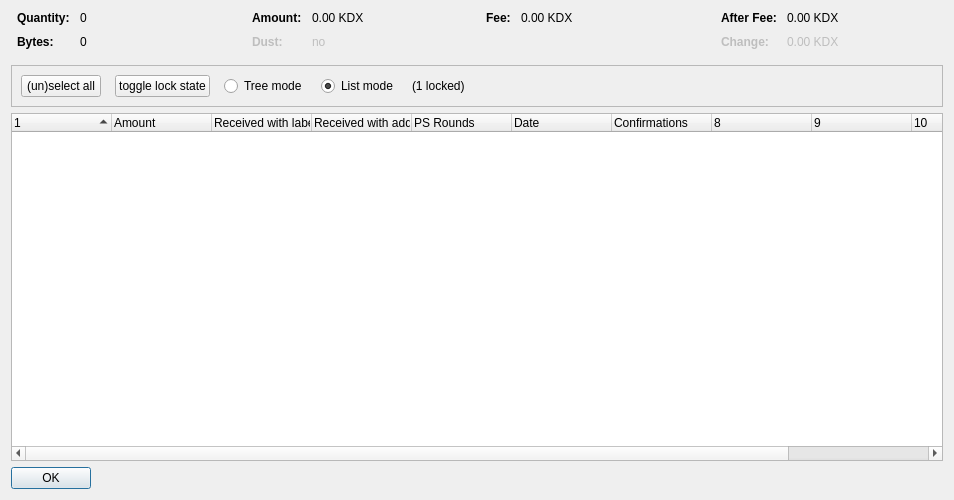
<?xml version="1.0" encoding="UTF-8"?>
<ui version="4.0">
 <class>CoinControlDialog</class>
 <widget class="QDialog" name="CoinControlDialog">
  <property name="geometry">
   <rect>
    <x>0</x>
    <y>0</y>
    <width>954</width>
    <height>500</height>
   </rect>
  </property>
  <property name="windowTitle">
   <string>Coin Selection</string>
  </property>
  <layout class="QVBoxLayout" name="verticalLayout">
   <item>
    <layout class="QHBoxLayout" name="horizontalLayoutTop" stretch="0,0,0,0">
     <property name="topMargin">
      <number>0</number>
     </property>
     <property name="bottomMargin">
      <number>10</number>
     </property>
     <item>
      <layout class="QFormLayout" name="formLayoutCoinControl1">
       <property name="horizontalSpacing">
        <number>10</number>
       </property>
       <property name="verticalSpacing">
        <number>10</number>
       </property>
       <property name="leftMargin">
        <number>6</number>
       </property>
       <property name="rightMargin">
        <number>6</number>
       </property>
       <item row="0" column="0">
        <widget class="QLabel" name="labelCoinControlQuantityText">
         <property name="font">
          <font>
           <weight>75</weight>
           <bold>true</bold>
          </font>
         </property>
         <property name="text">
          <string>Quantity:</string>
         </property>
        </widget>
       </item>
       <item row="0" column="1">
        <widget class="QLabel" name="labelCoinControlQuantity">
         <property name="cursor">
          <cursorShape>IBeamCursor</cursorShape>
         </property>
         <property name="contextMenuPolicy">
          <enum>Qt::ActionsContextMenu</enum>
         </property>
         <property name="text">
          <string notr="true">0</string>
         </property>
         <property name="textInteractionFlags">
          <set>Qt::LinksAccessibleByMouse|Qt::TextSelectableByKeyboard|Qt::TextSelectableByMouse</set>
         </property>
        </widget>
       </item>
       <item row="1" column="0">
        <widget class="QLabel" name="labelCoinControlBytesText">
         <property name="font">
          <font>
           <weight>75</weight>
           <bold>true</bold>
          </font>
         </property>
         <property name="text">
          <string>Bytes:</string>
         </property>
        </widget>
       </item>
       <item row="1" column="1">
        <widget class="QLabel" name="labelCoinControlBytes">
         <property name="cursor">
          <cursorShape>IBeamCursor</cursorShape>
         </property>
         <property name="contextMenuPolicy">
          <enum>Qt::ActionsContextMenu</enum>
         </property>
         <property name="text">
          <string notr="true">0</string>
         </property>
         <property name="textInteractionFlags">
          <set>Qt::LinksAccessibleByMouse|Qt::TextSelectableByKeyboard|Qt::TextSelectableByMouse</set>
         </property>
        </widget>
       </item>
      </layout>
     </item>
     <item>
      <layout class="QFormLayout" name="formLayoutCoinControl2">
       <property name="horizontalSpacing">
        <number>10</number>
       </property>
       <property name="verticalSpacing">
        <number>10</number>
       </property>
       <property name="leftMargin">
        <number>6</number>
       </property>
       <property name="rightMargin">
        <number>6</number>
       </property>
       <item row="0" column="0">
        <widget class="QLabel" name="labelCoinControlAmountText">
         <property name="font">
          <font>
           <weight>75</weight>
           <bold>true</bold>
          </font>
         </property>
         <property name="text">
          <string>Amount:</string>
         </property>
        </widget>
       </item>
       <item row="0" column="1">
        <widget class="QLabel" name="labelCoinControlAmount">
         <property name="cursor">
          <cursorShape>IBeamCursor</cursorShape>
         </property>
         <property name="contextMenuPolicy">
          <enum>Qt::ActionsContextMenu</enum>
         </property>
         <property name="text">
          <string notr="true">0.00 KDX</string>
         </property>
         <property name="textInteractionFlags">
          <set>Qt::LinksAccessibleByMouse|Qt::TextSelectableByKeyboard|Qt::TextSelectableByMouse</set>
         </property>
        </widget>
       </item>
       <item row="1" column="0">
        <widget class="QLabel" name="labelCoinControlLowOutputText">
         <property name="enabled">
          <bool>false</bool>
         </property>
         <property name="font">
          <font>
           <weight>75</weight>
           <bold>true</bold>
          </font>
         </property>
         <property name="text">
          <string>Dust:</string>
         </property>
        </widget>
       </item>
       <item row="1" column="1">
        <widget class="QLabel" name="labelCoinControlLowOutput">
         <property name="enabled">
          <bool>false</bool>
         </property>
         <property name="cursor">
          <cursorShape>IBeamCursor</cursorShape>
         </property>
         <property name="contextMenuPolicy">
          <enum>Qt::ActionsContextMenu</enum>
         </property>
         <property name="text">
          <string notr="true">no</string>
         </property>
         <property name="textInteractionFlags">
          <set>Qt::LinksAccessibleByMouse|Qt::TextSelectableByKeyboard|Qt::TextSelectableByMouse</set>
         </property>
        </widget>
       </item>
      </layout>
     </item>
     <item>
      <layout class="QFormLayout" name="formLayoutCoinControl3">
       <property name="horizontalSpacing">
        <number>10</number>
       </property>
       <property name="verticalSpacing">
        <number>10</number>
       </property>
       <property name="leftMargin">
        <number>6</number>
       </property>
       <property name="rightMargin">
        <number>6</number>
       </property>
       <item row="0" column="0">
        <widget class="QLabel" name="labelCoinControlFeeText">
         <property name="font">
          <font>
           <weight>75</weight>
           <bold>true</bold>
          </font>
         </property>
         <property name="text">
          <string>Fee:</string>
         </property>
        </widget>
       </item>
       <item row="0" column="1">
        <widget class="QLabel" name="labelCoinControlFee">
         <property name="cursor">
          <cursorShape>IBeamCursor</cursorShape>
         </property>
         <property name="contextMenuPolicy">
          <enum>Qt::ActionsContextMenu</enum>
         </property>
         <property name="text">
          <string notr="true">0.00 KDX</string>
         </property>
         <property name="textInteractionFlags">
          <set>Qt::LinksAccessibleByMouse|Qt::TextSelectableByKeyboard|Qt::TextSelectableByMouse</set>
         </property>
        </widget>
       </item>
      </layout>
     </item>
     <item>
      <layout class="QFormLayout" name="formLayoutCoinControl4">
       <property name="horizontalSpacing">
        <number>10</number>
       </property>
       <property name="verticalSpacing">
        <number>10</number>
       </property>
       <property name="leftMargin">
        <number>6</number>
       </property>
       <property name="rightMargin">
        <number>6</number>
       </property>
       <item row="0" column="0">
        <widget class="QLabel" name="labelCoinControlAfterFeeText">
         <property name="font">
          <font>
           <weight>75</weight>
           <bold>true</bold>
          </font>
         </property>
         <property name="text">
          <string>After Fee:</string>
         </property>
        </widget>
       </item>
       <item row="0" column="1">
        <widget class="QLabel" name="labelCoinControlAfterFee">
         <property name="cursor">
          <cursorShape>IBeamCursor</cursorShape>
         </property>
         <property name="contextMenuPolicy">
          <enum>Qt::ActionsContextMenu</enum>
         </property>
         <property name="text">
          <string notr="true">0.00 KDX</string>
         </property>
         <property name="textInteractionFlags">
          <set>Qt::LinksAccessibleByMouse|Qt::TextSelectableByKeyboard|Qt::TextSelectableByMouse</set>
         </property>
        </widget>
       </item>
       <item row="1" column="0">
        <widget class="QLabel" name="labelCoinControlChangeText">
         <property name="enabled">
          <bool>false</bool>
         </property>
         <property name="font">
          <font>
           <weight>75</weight>
           <bold>true</bold>
          </font>
         </property>
         <property name="text">
          <string>Change:</string>
         </property>
        </widget>
       </item>
       <item row="1" column="1">
        <widget class="QLabel" name="labelCoinControlChange">
         <property name="enabled">
          <bool>false</bool>
         </property>
         <property name="cursor">
          <cursorShape>IBeamCursor</cursorShape>
         </property>
         <property name="contextMenuPolicy">
          <enum>Qt::ActionsContextMenu</enum>
         </property>
         <property name="text">
          <string notr="true">0.00 KDX</string>
         </property>
         <property name="textInteractionFlags">
          <set>Qt::LinksAccessibleByMouse|Qt::TextSelectableByKeyboard|Qt::TextSelectableByMouse</set>
         </property>
        </widget>
       </item>
      </layout>
     </item>
    </layout>
   </item>
   <item>
    <widget class="QFrame" name="frame">
     <property name="minimumSize">
      <size>
       <width>0</width>
       <height>40</height>
      </size>
     </property>
     <property name="frameShape">
      <enum>QFrame::StyledPanel</enum>
     </property>
     <property name="frameShadow">
      <enum>QFrame::Sunken</enum>
     </property>
     <layout class="QHBoxLayout" name="horizontalLayout">
      <item>
       <layout class="QHBoxLayout" name="horizontalLayoutPanel" stretch="0,0,0,0,0,0">
        <property name="spacing">
         <number>14</number>
        </property>
        <item>
         <widget class="QPushButton" name="pushButtonSelectAll">
          <property name="sizePolicy">
           <sizepolicy hsizetype="Maximum" vsizetype="Fixed">
            <horstretch>0</horstretch>
            <verstretch>0</verstretch>
           </sizepolicy>
          </property>
          <property name="text">
           <string>(un)select all</string>
          </property>
          <property name="autoDefault">
           <bool>false</bool>
          </property>
         </widget>
        </item>
        <item>
         <widget class="QPushButton" name="pushButtonToggleLock">
          <property name="sizePolicy">
           <sizepolicy hsizetype="Maximum" vsizetype="Fixed">
            <horstretch>0</horstretch>
            <verstretch>0</verstretch>
           </sizepolicy>
          </property>
          <property name="text">
           <string>toggle lock state</string>
          </property>
          <property name="autoDefault">
           <bool>false</bool>
          </property>
         </widget>
        </item>
        <item>
         <widget class="QRadioButton" name="radioTreeMode">
          <property name="sizePolicy">
           <sizepolicy hsizetype="Maximum" vsizetype="Fixed">
            <horstretch>0</horstretch>
            <verstretch>0</verstretch>
           </sizepolicy>
          </property>
          <property name="text">
           <string>Tree mode</string>
          </property>
         </widget>
        </item>
        <item>
         <widget class="QRadioButton" name="radioListMode">
          <property name="sizePolicy">
           <sizepolicy hsizetype="Maximum" vsizetype="Fixed">
            <horstretch>0</horstretch>
            <verstretch>0</verstretch>
           </sizepolicy>
          </property>
          <property name="text">
           <string>List mode</string>
          </property>
          <property name="checked">
           <bool>true</bool>
          </property>
         </widget>
        </item>
        <item>
         <widget class="QLabel" name="labelLocked">
          <property name="text">
           <string>(1 locked)</string>
          </property>
         </widget>
        </item>
        <item>
         <spacer name="horizontalSpacer">
          <property name="orientation">
           <enum>Qt::Horizontal</enum>
          </property>
          <property name="sizeHint" stdset="0">
           <size>
            <width>40</width>
            <height>20</height>
           </size>
          </property>
         </spacer>
        </item>
       </layout>
      </item>
     </layout>
    </widget>
   </item>
   <item>
    <widget class="CoinControlTreeWidget" name="treeWidget">
     <property name="contextMenuPolicy">
      <enum>Qt::CustomContextMenu</enum>
     </property>
     <property name="sortingEnabled">
      <bool>false</bool>
     </property>
     <property name="columnCount">
      <number>11</number>
     </property>
     <attribute name="headerShowSortIndicator" stdset="0">
      <bool>true</bool>
     </attribute>
     <attribute name="headerStretchLastSection">
      <bool>false</bool>
     </attribute>
     <column>
      <property name="text">
       <string/>
      </property>
     </column>
     <column>
      <property name="text">
       <string>Amount</string>
      </property>
     </column>
     <column>
      <property name="text">
       <string>Received with label</string>
      </property>
     </column>
     <column>
      <property name="text">
       <string>Received with address</string>
      </property>
     </column>
     <column>
      <property name="text">
       <string>PS Rounds</string>
      </property>
     </column>
     <column>
      <property name="text">
       <string>Date</string>
      </property>
     </column>
     <column>
      <property name="text">
       <string>Confirmations</string>
      </property>
      <property name="toolTip">
       <string>Confirmed</string>
      </property>
     </column>
     <column>
      <property name="text">
       <string/>
      </property>
     </column>
     <column>
      <property name="text">
       <string/>
      </property>
     </column>
     <column>
      <property name="text">
       <string/>
      </property>
     </column>
     <column>
      <property name="text">
       <string/>
      </property>
     </column>
    </widget>
   </item>
   <item>
    <widget class="QDialogButtonBox" name="buttonBox">
     <property name="sizePolicy">
      <sizepolicy hsizetype="Maximum" vsizetype="Fixed">
       <horstretch>0</horstretch>
       <verstretch>0</verstretch>
      </sizepolicy>
     </property>
     <property name="orientation">
      <enum>Qt::Horizontal</enum>
     </property>
     <property name="standardButtons">
      <set>QDialogButtonBox::Ok</set>
     </property>
    </widget>
   </item>
  </layout>
 </widget>
 <customwidgets>
  <customwidget>
   <class>CoinControlTreeWidget</class>
   <extends>QTreeWidget</extends>
   <header>coincontroltreewidget.h</header>
  </customwidget>
 </customwidgets>
 <resources/>
 <connections/>
</ui>
